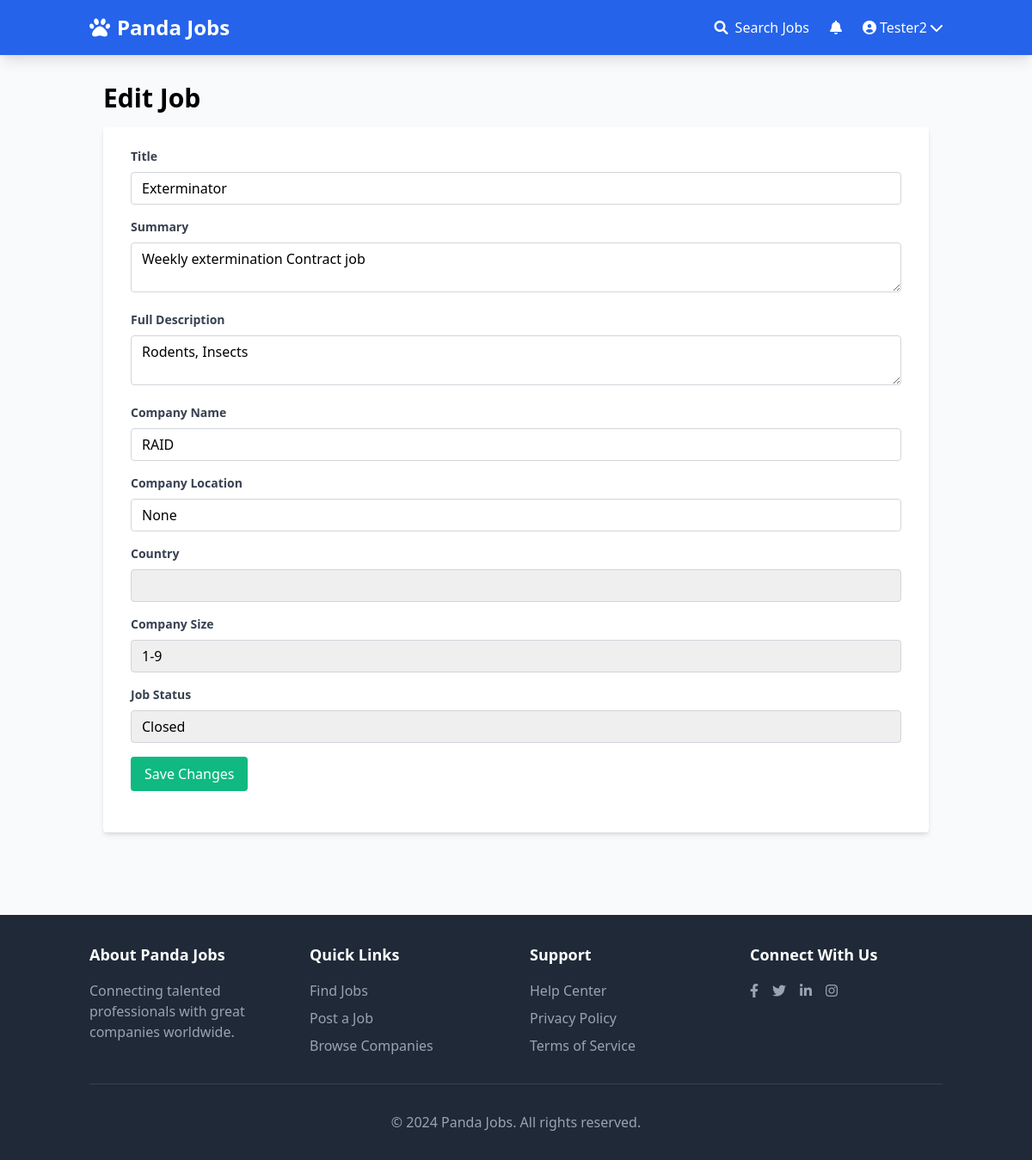
/jobs/7/edit/ (signed in), run on an earlier commit of the app's database.
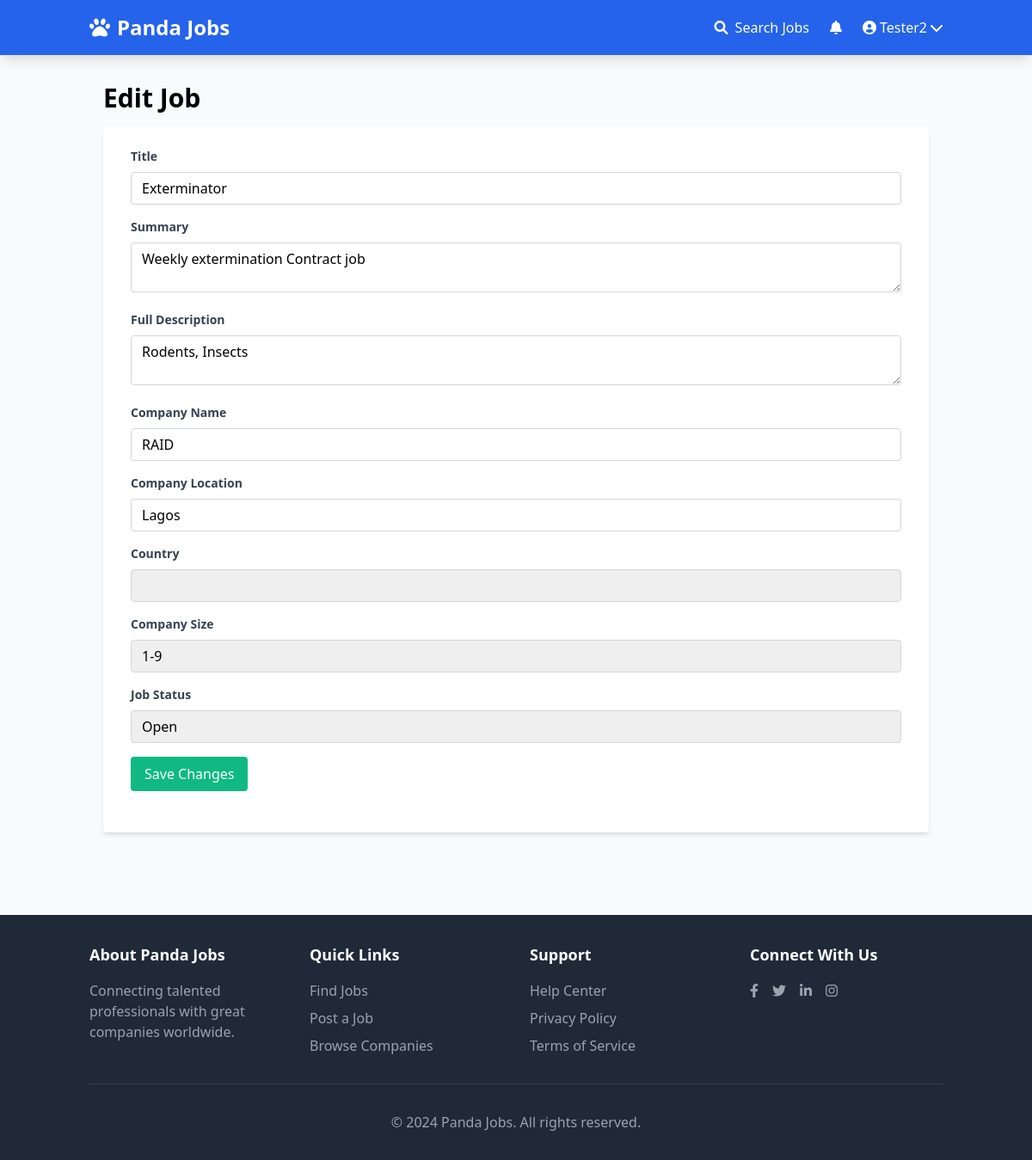
And on a later commit of the database.
### apps/jobs/models.py (models this page shows, shortened)
class Job(models.Model):
    SIZE_1_9 = 'size_1_9'
    SIZE_10_49 = 'size_10_49'
    SIZE_50_99 = 'size_50_99'
    SIZE_100 = 'size_100'
    SIZE_CHOICES = (
        (SIZE_1_9, '1-9'),
        (SIZE_10_49, '10-49'),
        (SIZE_50_99, '50-99'),
        (SIZE_100, '100+'),
    )
    OPEN = 'open'
    CLOSED = 'closed'
    ARCHIVED = 'archived'
    STATUS_CHOICES = (
        (OPEN, 'Open'),
        (CLOSED, 'Closed'),
        (ARCHIVED, 'Archived'),
    )
    REMOTE = 'remote'
    ONSITE = 'onsite'
    HYBRID = 'hybrid'
    WORK_TYPE_CHOICES = (
        (REMOTE, 'Remote'),
        (ONSITE, 'On-site'),
        (HYBRID, 'Hybrid'),
    )
    title = models.CharField(max_length=100)
    slug = models.SlugField(max_length=100, unique=True, blank=True)
    summary = models.TextField()
    full_description = models.TextField()
    company_name = models.CharField(max_length=100)
    company_location = models.CharField(max_length=100, blank=True, null=True)
    company_country = CountryField(blank_label="(select country)", default="Nigeria")
    company_size = models.CharField(max_length=20, choices=SIZE_CHOICES, default=SIZE_1_9)
    salary_min = models.DecimalField(max_digits=10, decimal_places=2, null=True, blank=True)
    salary_max = models.DecimalField(max_digits=10, decimal_places=2, null=True, blank=True)
    work_type = models.CharField(max_length=20, choices=WORK_TYPE_CHOICES, default=ONSITE)
    created_by = models.ForeignKey(User, related_name='jobs', on_delete=models.CASCADE)
    created_at = models.DateTimeField(auto_now_add=True)
    updated_at = models.DateTimeField(auto_now=True)
    status = models.CharField(max_length=20, choices=STATUS_CHOICES, default=OPEN)
    class Meta:
        ordering = ['-created_at']
        indexes = [
            models.Index(fields=['status', '-created_at']),
            models.Index(fields=['company_country', 'status']),
        ]

### apps/jobs/views.py (the view)
# urls.py: path('<int:job_id>/edit/', edit_job, name='edit_job'),
@login_required
def edit_job(request, job_id):
    job = Job.objects.get(pk=job_id, created_by=request.user)
    if request.method == 'POST':
        form = AddJobForm(request.POST, instance=job)
        if form.is_valid():
            job = form.save(commit=False)
            job.status = request.POST.get('status')
            job.company_name = request.POST.get('company_name')
            job.save()
            return redirect('dashboard')
    else:
        form = AddJobForm(instance=job)
    return render(request, 'edit_job.html', {'form':form, 'job':job, 'countries':countries})

### apps/jobs/forms.py
class AddJobForm(forms.ModelForm):
    class Meta:
        model = Job
        fields = ['title', 'summary', 'full_description', 'company_name', 'company_location', 'company_country', 'company_size']

### apps/notifications/context_processors.py (called while the page is built)
def notification(request):
    if request.user.is_authenticated:
        return {'notifications': request.user.notifications.filter(is_read=False)}
    else:
        return {'notifications': []}

### apps/jobs/templates/edit_job.html (shortened to what this page needs)
{% extends 'base.html' %}
{% load countries %}
{% get_countries as countries %}
{% block content %}
<div id="edit-job-app" class="container mx-auto px-4">
    <h1 class="text-3xl font-bold mb-4">Edit Job</h1>
    <form action="" method="post" id="job-form" class="bg-white shadow-md rounded px-8 pt-6 pb-8 mb-4">
        <div class="mb-4">
            <label class="block text-gray-700 text-sm font-bold mb-2" for="id_title">Title</label>
            <input class="input w-full border border-gray-300 rounded py-2 px-3 leading-tight focus:outline-none focus:border-indigo-500" type="text" name="title" id="id_title" value="{{ job.title }}">
        </div>
        <div class="mb-4">
            <label class="block text-gray-700 text-sm font-bold mb-2" for="id_summary">Summary</label>
            <textarea class="textarea w-full border border-gray-300 rounded py-2 px-3 leading-tight focus:outline-none focus:border-indigo-500" name="summary" id="id_summary">{{ job.summary }}</textarea>
        </div>
        <div class="mb-4">
            <label class="block text-gray-700 text-sm font-bold mb-2" for="id_full_description">Full Description</label>
            <textarea class="textarea w-full border border-gray-300 rounded py-2 px-3 leading-tight focus:outline-none focus:border-indigo-500" name="full_description" id="id_full_description">{{ job.full_description }}</textarea>
        </div>
        <div class="mb-4">
            <label class="block text-gray-700 text-sm font-bold mb-2" for="id_company_name">Company Name</label>
            <input class="input w-full border border-gray-300 rounded py-2 px-3 leading-tight focus:outline-none focus:border-indigo-500" type="text" name="company_name" id="id_company_name" value="{{ job.company_name }}">
        </div>
        <div class="mb-4">
            <label class="block text-gray-700 text-sm font-bold mb-2" for="id_company_location">Company Location</label>
            <input class="input w-full border border-gray-300 rounded py-2 px-3 leading-tight focus:outline-none focus:border-indigo-500" type="text" name="company_location" id="id_company_location" value="{{ job.company_location }}">
        </div>
        <div class="mb-4">
            <label class="block text-gray-700 text-sm font-bold mb-2" for="id_company_country">Country</label>
            <div class="select">
                <select name="company_country" id="id_company_country" class="block appearance-none w-full border border-gray-300 rounded py-2 px-3 leading-tight focus:outline-none focus:border-indigo-500">
                </select>
            </div>
        </div>
        <div class="mb-4">
            <label class="block text-gray-700 text-sm font-bold mb-2" for="id_company_size">Company Size</label>
            <div class="select">
                <select name="company_size" id="id_company_size" class="block appearance-none w-full border border-gray-300 rounded py-2 px-3 leading-tight focus:outline-none focus:border-indigo-500">
                    <option value="size_1_9" {% if job.company_size == 'size_1_9' %} selected {% endif %}>1-9</option>
                </select>
            </div>
        </div>
        <div class="mb-4">
            <label class="block text-gray-700 text-sm font-bold mb-2" for="id_status">Job Status</label>
            <div class="select">
                <select name="status" id="id_status" class="block appearance-none w-full border border-gray-300 rounded py-2 px-3 leading-tight focus:outline-none focus:border-indigo-500">
                    <option value="open" {% if job.status == 'open' %} selected {% endif %}>Open</option>
                    <option value="closed" {% if job.status == 'closed' %} selected {% endif %}>Closed</option>
                </select>
            </div>
        </div>
        <div class="mb-4">
            <button class="button bg-green-500 text-white py-2 px-4 rounded" type="button" id="submit-btn">Save Changes</button>
        </div>
    </form>
</div>
{% endblock %}

What changed in the data, as far as the page shows it:
changed Job "Exterminator": company_location "None" → "Lagos"; status "Closed" → "Open"
